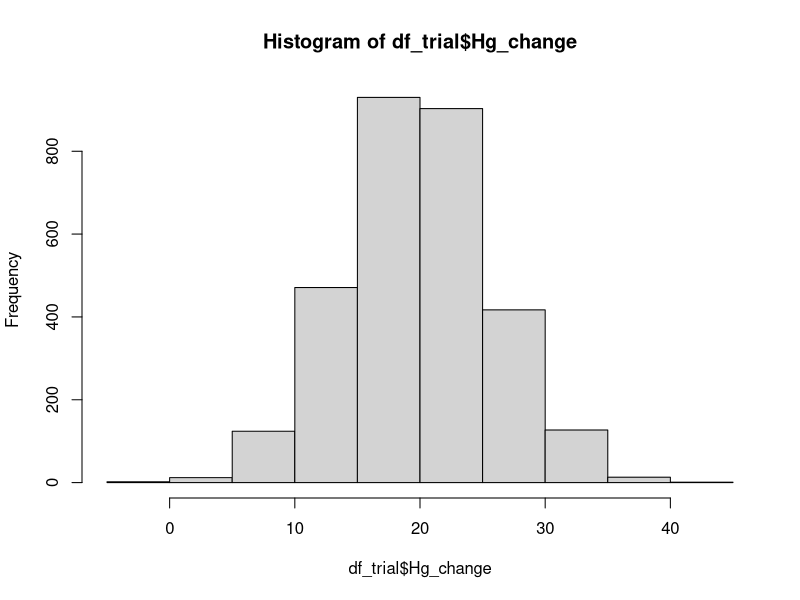
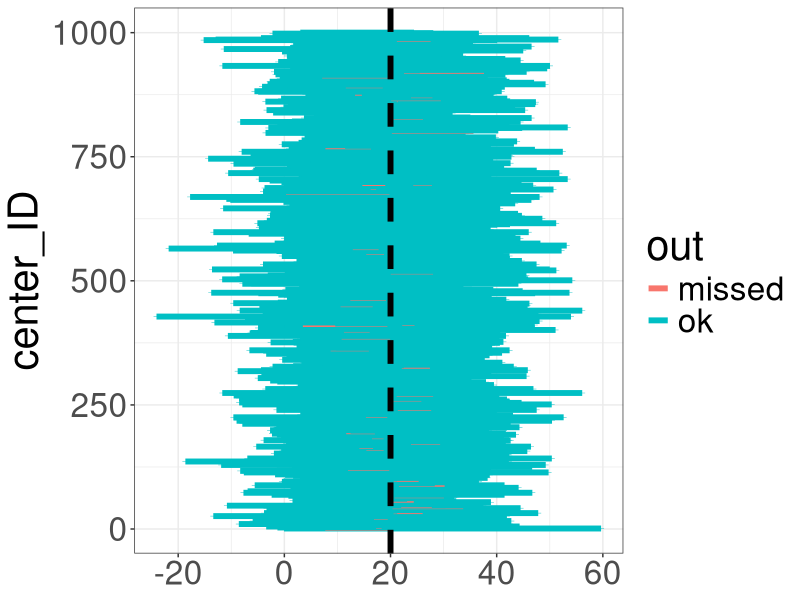

Here is the R script that generated these plots, in order:
## ---- chunk 1
knitr::opts_chunk$set(echo = TRUE)

library(tidyverse)

## ---- chunk 2

num_centers <- 1000 # Сколько центров поучаствует в эксперименте?

sample_size <- 3 # Количество пациентов, прошедших, терапию
Hg_improve <- 20 # Истинное среднее изменение уровня Hg (в ГЕНЕРАЛЬНОЙ СОВОКУПНОСТИ)
Hg_sd <- 6 # Разброс в улучшении Hg

df_trial <- data.frame(
  center_ID = rep(1:num_centers, each = sample_size),
  patient_ID = rep(1:sample_size, num_centers),
  Hg_change = rnorm(sample_size*num_centers, mean = Hg_improve, sd = Hg_sd)
)

hist(df_trial$Hg_change)

trial_results <- df_trial %>% 
  group_by(center_ID) %>% 
  do(broom::tidy(t.test(Hg_change ~ 1, conf.level = 0.95, data = .))) %>% 
  dplyr::select(estimate, conf.low, conf.high) %>% 
  mutate(CI_width = conf.high - conf.low) %>% 
  mutate(out = ifelse((Hg_improve < conf.high) & (Hg_improve > conf.low), 'ok', 'missed'))

table(trial_results$out)

## ---- chunk 3

ggplot(trial_results, aes(y = center_ID)) +
  geom_errorbar(mapping = aes(xmin = conf.low, xmax = conf.high, color = out), size = 2) +
  geom_vline(xintercept=Hg_improve, linetype="dashed", 
                color = "black", size=2) +
  theme_bw() +
  theme(text = element_text(size = 30))  


## ---- chunk 4

num_centers <- 1000 # Сколько центров поучаствует в эксперименте?

sample_size <- 70 # Количество пациентов, прошедших, терапию
avg_recovery_time <- 20 # Истинное среднее время до выздоровления (в ГЕНЕРАЛЬНОЙ СОВОКУПНОСТИ)

df_trial <- data.frame(
  center_ID = rep(1:num_centers, each = sample_size),
  patient_ID = rep(1:sample_size, num_centers),
  recovery_time = rexp(sample_size*num_centers, rate = 1/avg_recovery_time) 
)

trial_results <- df_trial %>% 
  group_by(center_ID) %>% 
  do(broom::tidy(t.test(recovery_time ~ 1, conf.level = 0.95, data = .))) %>% 
  dplyr::select(estimate, conf.low, conf.high) %>% 
  mutate(CI_width = conf.high - conf.low) %>% 
  mutate(out = ifelse((avg_recovery_time < conf.high) & (avg_recovery_time > conf.low), 'ok', 'missed'))

table(trial_results$out)

# Как зависит вероятность промаха при изменении:
# - объема выборки?

## ---- chunk 5

sample_size <- 30 # Количество пациентов, прошедших терапию в каждой из групп

avg_recovery_time_R <- 20 # Истинное среднее время выздоровление для референса (в ГЕНЕРАЛЬНОЙ СОВОКУПНОСТИ)

avg_recovery_time_T <- 10 # Истинное среднее время выздоровление для теста (в ГЕНЕРАЛЬНОЙ СОВОКУПНОСТИ)

time_sd <- 3 # Разброс во времени выздоровление 

df_trial <- data.frame(
  arm = rep(c('R', 'T'), each = sample_size),
  patient_ID = rep(1:sample_size, 2),
  recovery_time = c(rnorm(sample_size, mean = avg_recovery_time_R, sd = time_sd),
                    rnorm(sample_size, mean = avg_recovery_time_T, sd = time_sd))
)

trial_results <- df_trial %>% 
  do(broom::tidy(t.test(recovery_time ~ arm, conf.level = 0.95, data = .))) %>% 
  dplyr::select(estimate, conf.low, conf.high) %>% 
  mutate(CI_width = conf.high - conf.low)

# ДИ для чего показывает функция?

